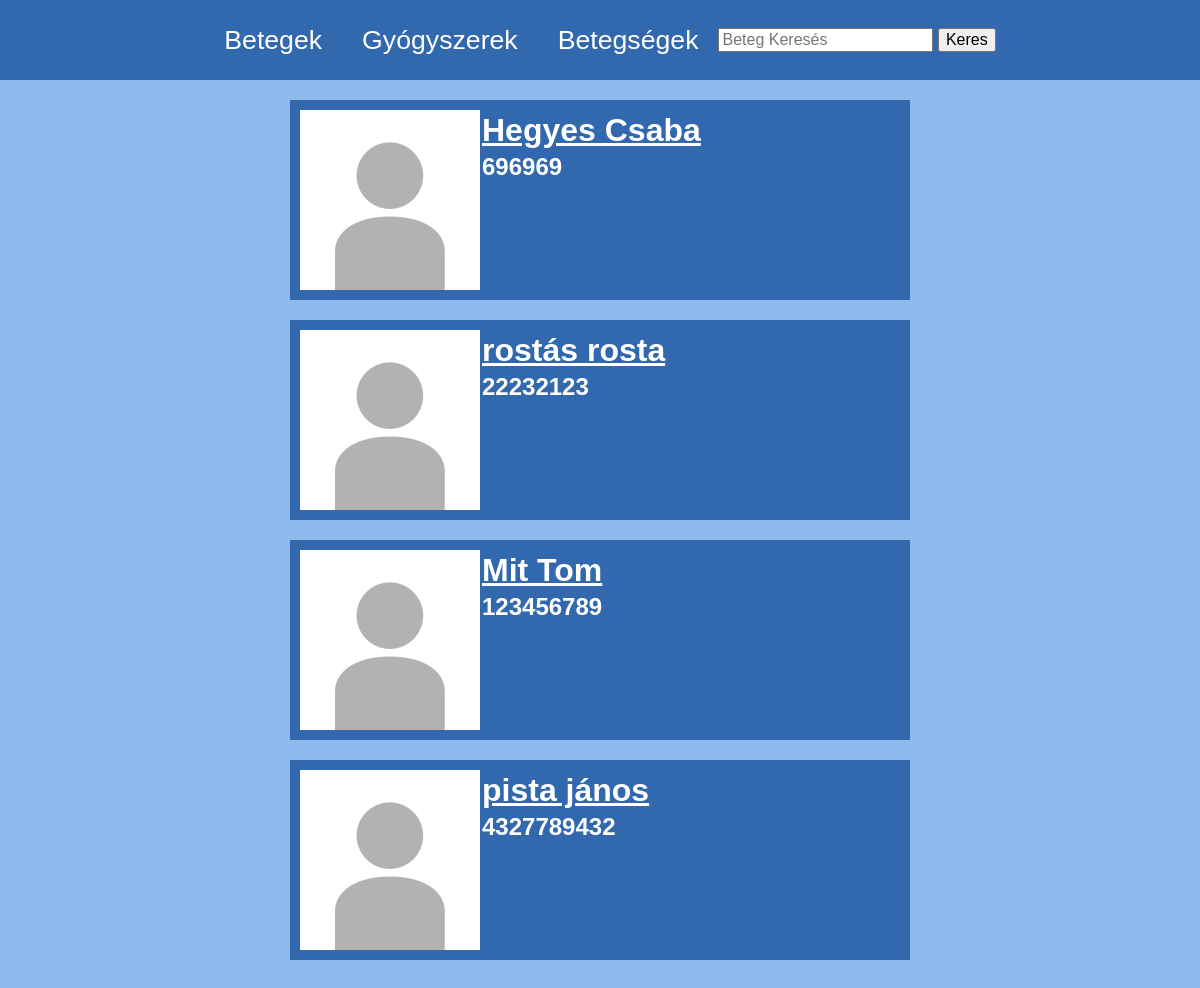
The page / on the database its author committed.
### server.py (models this page shows, shortened)
class Beteg(db.Model):
    TAJ = db.Column(db.Integer, primary_key=True, unique=True, autoincrement=True)
    nev = db.Column(db.String(30))
    lakcim = db.Column(db.String(255))
    szuletes = db.Column(db.Date)
    vizsgalatok = db.relationship("Vizsgalat", backref="beteg", order_by="desc(Vizsgalat.datum)")
    erzekenysegek = db.relationship("Erzekeny", backref="beteg")
    felirasok = db.relationship("Felir", backref="beteg")
    diagnosztizalasok = db.relationship("Diagnosztizal", backref="beteg")
    pfp = db.Column(db.LargeBinary)

### server.py (the view)
@app.route('/')
def index():
    betegek = Beteg.query.all()
    return render_template('index.html', betegek=betegek)

### server.py (called while the page is built)
@app.before_request
def showIp():
    print(request.headers.get('X-REAL-IP'))

@app.before_request
def fixAdmin():
    if request.path == "/admin":
        return redirect(f"{request.url_root}admin/")

@app.context_processor
def handle_context():
    return dict(session=session, db=db, datetime=datetime, reversed=reversed)

### templates/index.html (shortened to what this page needs)
<!DOCTYPE html>
<html lang="en">
<head>
    <link rel="stylesheet" href="../static/style.css">
</head>
<body>
    {%include 'navbar.html'%}
    {%for beteg in betegek%}
    <div class="betegCard">
        <div class="flexrow">
            <img src="../static/pfp.jpg" alt="pfp">
            <div class="flexcol">
                <h1><a href="/beteg/{{beteg.TAJ}}">{{beteg.nev}}</a></h1>
                <h2>{{beteg.TAJ}}</h2>
            </div>
        </div>
    </div>
    {%endfor%}
</body>
</html>

### templates/navbar.html (shortened to what this page needs)
<head>
    <link rel="stylesheet" href="../static/style.css">
</head>
<div id="navbar">
    <a href="/" class="navlink">Betegek</a>
    <a href="/gyogyszerek" class="navlink">Gyógyszerek</a>
    <a href="/betegsegek" class="navlink">Betegségek</a>
    <form action="/betegSearch" id="searchForm">
        <input type="text" id="q" name="q" placeholder="Beteg Keresés">
        <input type="submit" value="Keres" />
    </form>
</div>

### static/style.css (style rules this page uses)
:root { --c-foreground: rgb(50, 104, 173); --c-background: rgb(143, 184, 237); }
html,body { width: 100vw; height: 100vh; margin: 0px; padding: 0px; overflow-x: hidden; }
body { background-color: var(--c-background); font-family: Arial, Helvetica, sans-serif; }
#navbar { height: 80px; width: 100vw; display: flex; flex-direction: row; align-items: center; justify-content: center; background-color: var(--c-foreground); }
#navbar a { font-size: 20pt; color: white; text-decoration: none; padding: 20px; }
#navbar input { font-size: 12pt; }
.betegCard, details { background-color: var(--c-foreground); color: white; font-size: 12pt; margin: 20px auto; padding: 10px; width: 50vw; }
.betegCard img { max-width: 200px; max-height: 200px; width: 30%; height: 30%; }
.betegCard a { min-width: 70vw; height: 100%; color: white; }
.betegCard h1, .betegCard h2, .betegCard p { padding: 2px; margin: 0px; }
.flexcol { display: flex; flex-direction: column; }
.flexrow { display: flex; flex-direction: row; }

### rows shown on the page
Beteg: nev "Hegyes Csaba", TAJ "696969"
Beteg: nev "rostás rosta", TAJ "22232123"
Beteg: nev "Mit Tom", TAJ "123456789"
Beteg: nev "pista jános", TAJ "4327789432"
